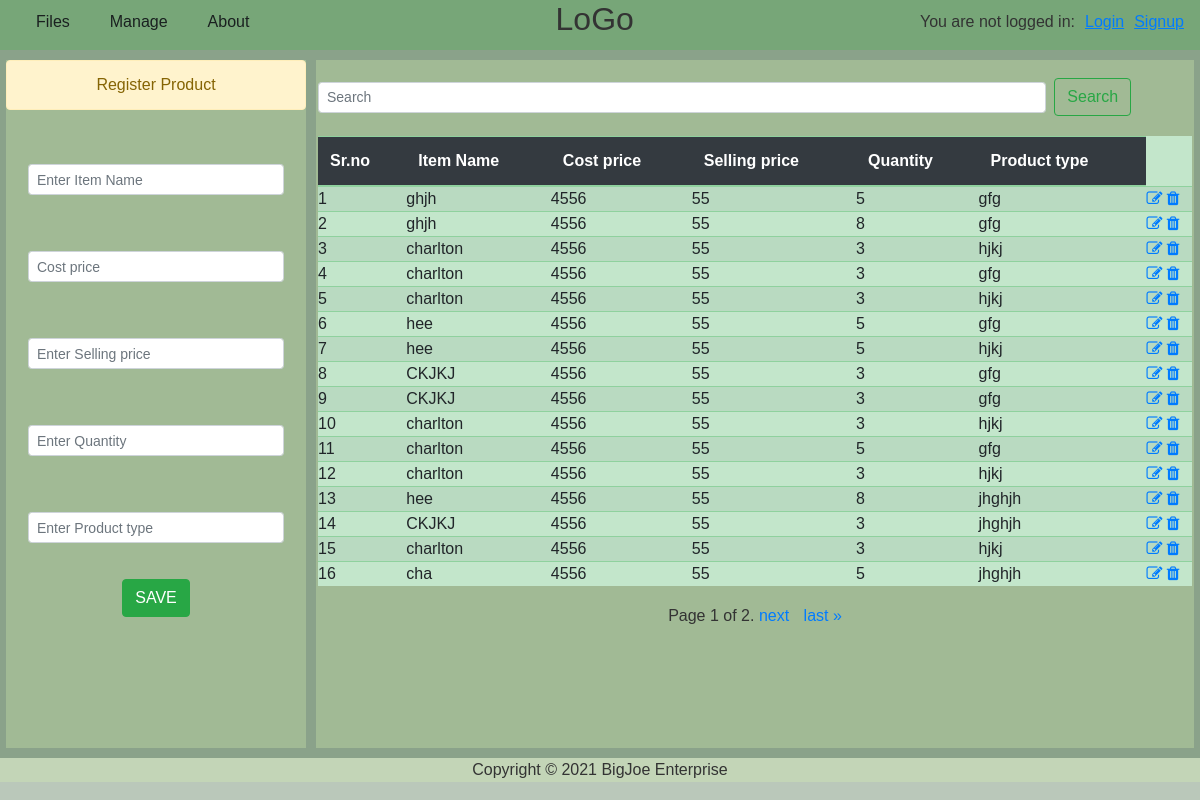
The app's page /Products/ with its own data.
### Products/models.py (models this page shows)
class Item(models.Model):
    name = models.CharField(max_length=100)
    cost_price = models.CharField(max_length=100)
    selling_price = models.CharField(max_length=100)
    quantity = models.CharField(max_length=100)
    product_type = models.CharField(max_length=100)

### Products/views.py (the view)
# urls.py: path('', products_index, name='products_index'),
def products_index(request): #So that items can appear automatically on browser.
    item_list = Item.objects.all()
    paginator = Paginator(item_list, 16) #adding paginator
    page_no = request.GET.get('page')
    item_list = paginator.get_page(page_no)
    context = {
        'item_list' : item_list
    }
    return render(request,'products.html', context)

### templates/products.html (shortened to what this page needs)
{% extends 'base.html' %}
{% load static %}
{% block css %}
<link rel="stylesheet" href="{% static 'css/grid2.css' %}" type="text/css">
{% endblock css %}
{% block content %}
<div class="item product">
<div class="item p_enter">
    {% if edit_item %}
    <p class="alert alert-warning text-center">Edit Product</p>
    <div class="reg" style="display: flex;">
        <div class='container mt-3 '>
        <form method="POST" action="{%url 'update_item' edit_item.id%}">
            {% csrf_token %}
            <div class="form-group inp">
                <input type='text' class="form-control form-control-sm" value="{{edit_item.name}}" name='name' placeholder="Enter Item Name">
            </div>
            <div class="form-group inp">
                <input type='text' class="form-control form-control-sm"  value="{{edit_item.cost_price}}" name='cost_price' placeholder="Cost price">
            </div>
            <div class="form-group inp">
                <input type='text' class="form-control form-control-sm" value="{{edit_item.selling_price}}" name='selling_price' placeholder="Enter Selling price">
            </div>
            <div class="form-group inp">
                <input type='text' class="form-control form-control-sm" value="{{edit_item.quantity}}" name='quantity' placeholder="Enter Quantity">
            </div>
            <div class="form-group inp">
                <input type='text' class="form-control form-control-sm" value="{{edit_item.product_type}}" name='product_type' placeholder="Enter Product type">
            </div>
            <div class="text-center">
                   <button type="submit" class="btn btn-success">UPDATE</button>
            </div>
        </form>
    </div>
 </div>
         {% else %}
        <p class="alert alert-warning text-center">Register Product</p>
    <div class="reg" style="display: flex;">
        <div class='container mt-3'>
        <form method="POST" action="{%url 'add_item'%}">
            <div class="form-group inp">
                <input type='text' class="form-control form-control-sm  " name='name' placeholder="Enter Item Name">
            </div>
            <div class="form-group inp">
                <input type='text' class="form-control form-control-sm" name='cost_price' placeholder="Cost price">
            </div>
            <div class="form-group inp">
                <input type='text' class="form-control form-control-sm" name='selling_price' placeholder="Enter Selling price">
            </div>
            <div class="form-group inp">
                <input type='text' class="form-control form-control-sm" name='quantity' placeholder="Enter Quantity">
            </div>
            <div class="form-group inp">
                <input type='text' class="form-control form-control-sm" name='product_type' placeholder="Enter Product type">
            </div>
            <div class="text-center">
                <button type="submit" class="btn btn-success" onClick = "GFG_Fun()">SAVE</button>
            </div>
        </form>
        </div>
    </div>
            {% endif %}
  </div>
<div class="item p_table d-flex flex-column align-items-center">
    <div class='container mt-3'>
        <form class="form-inline d-flex align-items-center flex-row ">
            <input class="form-control form-control-sm mr-sm-2 col-10" type="search" placeholder="Search" aria-label="Search">
            <button class="btn btn-outline-success my-2 my-sm-0 " type="submit">Search</button>
          </form>
        </div>
        <div class='container mt-3 '>
            <table class="table table-success table-striped">
                <thead class='table-dark'>
                  <tr>
                    <th scope="col">Sr.no</th>
                    <th scope="col">Item Name</th>
                    <th scope="col">Cost price</th>
                    <th scope="col">Selling price</th>
                    <th scope="col">Quantity</th>
                    <th scope="col">Product type</th>
                  </tr>
                </thead>
                <tbody>
                  {% for i in item_list %}
                  <tr>
                    <td>{{forloop.counter}}</td>
                    <td>{{i.name}}</td>
                    <td>{{i.cost_price}}</td>
                    <td>{{i.selling_price}}</td>
                    <td>{{i.quantity}}</td>
                    <td>{{i.product_type}}</td>
                    <td>
                        <a href="{% url 'edit_item' i.id %}"><i class='fa fa-pencil-square-o edit'></i></a>
                       <a href="{% url 'delete_item' i.id %}"><i class='fa fa-trash'></i></a>
                    </td>
                  </tr>
                  {% endfor %}
                </tbody>
              </table>
        </div>
        <div class="pagination">
            <span class="step-links">
                <span class="current">
                    Page {{ item_list.number }} of {{ item_list.paginator.num_pages }}.
                </span>
                {% if item_list.has_next %}
                    <a style="padding-right: 10px;" href="?page={{ item_list.next_page_number }}">next</a>
                    <a href="?page={{ item_list.paginator.num_pages }}">last &raquo;</a>
                {% endif %}
            </span>
        </div>
    </div>
</div>
</div>
{% endblock content %}

### static/css/main.css (style rules this page uses)
* { box-sizing: border-box; }
html,body { height: 100%; }
body { width:100% ; font-family: "Poppins", sans-serif; color: #333; margin: 0 auto; background: rgba(28, 75, 29, 0.3); }
table tr td { padding:0px !important; }

### static/css/grid2.css (style rules this page uses)
.product { display: grid; height: 86vh; grid-template-columns: 300px auto; grid-gap: 10px; padding: 0 6px 0 6px; }
.product .p_enter { background: rgba(216, 242, 175, 0.3); }
.product .p_table { display: grid; grid-template-rows: 1fr auto; background: rgba(216, 242, 175, 0.3); }
.reg { display: flex; }

### templates/base.html (style rules this page uses)
form .inp { padding: 20px; }
.mt-3 { margin: 0 auto; padding: 2px; }
a { text-decoration: none; }

### records on screen
Item: name "ghjh", cost_price "4556", selling_price "55", quantity "5", product_type "gfg"
Item: name "ghjh", cost_price "4556", selling_price "55", quantity "8", product_type "gfg"
Item: name "charlton", cost_price "4556", selling_price "55", quantity "3", product_type "hjkj"
Item: name "charlton", cost_price "4556", selling_price "55", quantity "3", product_type "gfg"
Item: name "charlton", cost_price "4556", selling_price "55", quantity "3", product_type "hjkj"
Item: name "hee", cost_price "4556", selling_price "55", quantity "5", product_type "gfg"
Item: name "hee", cost_price "4556", selling_price "55", quantity "5", product_type "hjkj"
Item: name "CKJKJ", cost_price "4556", selling_price "55", quantity "3", product_type "gfg"
Item: name "CKJKJ", cost_price "4556", selling_price "55", quantity "3", product_type "gfg"
Item: name "charlton", cost_price "4556", selling_price "55", quantity "3", product_type "hjkj"
Item: name "charlton", cost_price "4556", selling_price "55", quantity "5", product_type "gfg"
Item: name "charlton", cost_price "4556", selling_price "55", quantity "3", product_type "hjkj"
Item: name "hee", cost_price "4556", selling_price "55", quantity "8", product_type "jhghjh"
Item: name "CKJKJ", cost_price "4556", selling_price "55", quantity "3", product_type "jhghjh"
Item: name "charlton", cost_price "4556", selling_price "55", quantity "3", product_type "hjkj"
Item: name "cha", cost_price "4556", selling_price "55", quantity "5", product_type "jhghjh"

### other values on screen
{{ item_list.number }} "1"
{{ item_list.paginator.num_pages }} "2"
